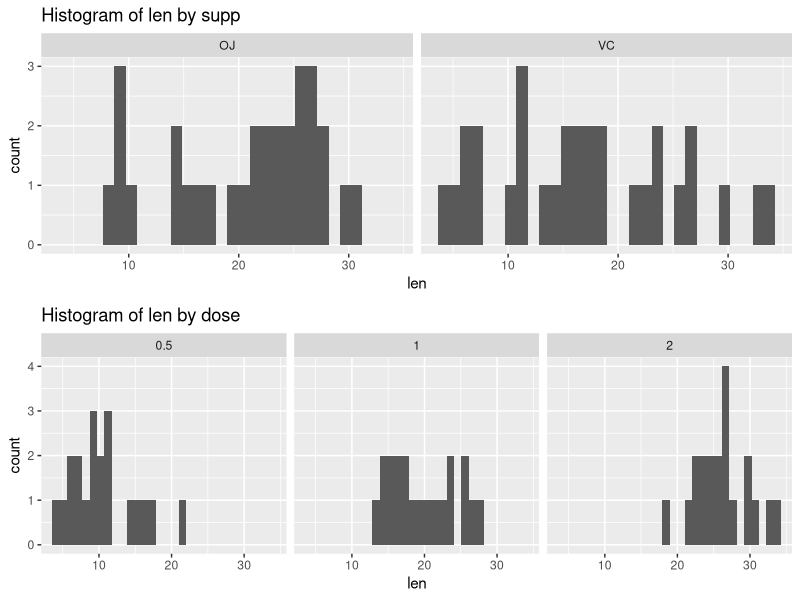

This chart was generated by the following R code:
## ---- chunk 1
library(datasets)
library(ggplot2)
library(gridExtra)
data <- ToothGrowth
plot1 <- ggplot(data, aes(x = len)) + geom_histogram() + facet_grid(.~supp) + labs(title = "Histogram of len by supp")
plot2 <- ggplot(data, aes(x = len)) + geom_histogram() + facet_grid(.~dose) + labs(title = "Histogram of len by dose")
grid.arrange(plot1, plot2)
## ---- chunk 2
summary(data)
## ---- chunk 3
lOJ <- data$len[data$supp == "OJ"]
lVC <- data$len[data$supp == "VC"]
t.test(lOJ,lVC, alternative = "greater")
## ---- chunk 4
l0.5 <- data$len[data$dose == 0.5]
l1 <- data$len[data$dose == 1]
t.test(l0.5,l1, alternative = "less")
## ---- chunk 5
l2 <- data$len[data$dose == 2]
t.test(l1,l2, alternative = "less")
## ---- chunk 6
t.test(l0.5,l2, alternative = "less")
